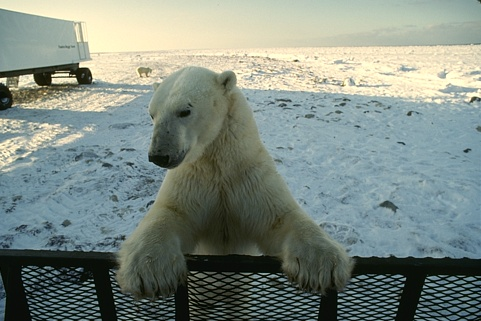
#> input picture 183066.jpg, 481 x 321 px
$ python SSGD.py   (older library calls are emulated)
#> lines starting #> are read from the running program, lines starting #| are printed output that depends on the picture
"""
SSGD: SUPERPIXELS USING THE SHORTEST GRADIENT DISTANCE
Ning Zhang and Lin Zhang∗
School of Software Engineering, Tongji University, Shanghai, China

This code is made publicly for research use only.
It may be modified and redistributed under the terms of the GNU General Public License.
"""

import cv2
import numpy as np
from skimage.graph import route_through_array
import warnings

warnings.simplefilter("error")
np.set_printoptions(threshold=np.inf)
np.errstate(invalid='ignore', divide='ignore')


class SSGD:
    def __init__(self, img, the_number_of_superpixel, iteration=10, compactness=15):
        """
        :param img: input image
        :param the_number_of_superpixel: desired number of superpixels
        :param iteration: default value is 10
        :param compactness:
        :return:
        """
#> called with img = '183066.jpg', the_number_of_superpixel = 500, iteration = 10, compactness = 15
        self.img_name = img
        self.img_o = cv2.imread(img)
#> self.img_o is the input picture: shape (321, 481, 3); mean B, G, R 129.5, 137.9, 126.4
        self.img = cv2.imread(img)
        self.img_gray = cv2.imread(img, 0)
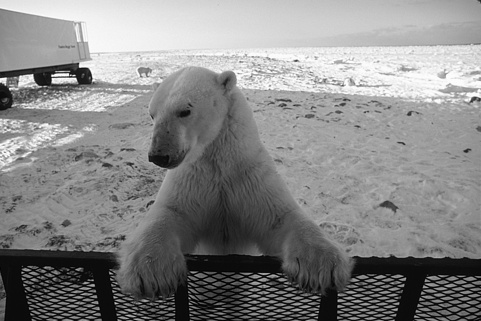
#> self.img_gray: shape (321, 481); min 0, max 255, mean 133.5
        self.height_of_img, self.width_of_img = self.img.shape[:2]
#> self.height_of_img = 321; self.width_of_img = 481
        self.iteration = iteration
        self.the_number_of_superpixel = the_number_of_superpixel
        self.step_of_superpixel = int(
            (self.img.shape[0] * self.img.shape[1] / self.the_number_of_superpixel) ** 0.5)
#> self.step_of_superpixel = 17

        self.compactness = compactness
        self.lamda = self.compactness ** 2 / self.step_of_superpixel ** 2
#> self.lamda = 0.779
        self.clusters = -1 * np.ones(self.img.shape[:2])
        self.distances = float('inf') * np.ones(self.img.shape[:2])

        self.generate_superpixel()  # Let's go!

    def _bilateral_filter(self):
        """
        bilateral filtering operation in none-edged texture-rich regions.
        The adaptive bilateral filter is recommended.
        :return:
        """
        for i in range(self.step_of_superpixel, int(self.width_of_img - self.step_of_superpixel / 2),
                       self.step_of_superpixel):
            for j in range(self.step_of_superpixel, int(self.height_of_img - self.step_of_superpixel / 2),
                           self.step_of_superpixel):

                xlow, xhigh = int(i - self.step_of_superpixel), int(i + self.step_of_superpixel)
                ylow, yhigh = int(j - self.step_of_superpixel), int(j + self.step_of_superpixel)

                xlow = max(0, xlow)
                xhigh = min(self.width_of_img, xhigh)
                ylow = max(0, ylow)
                yhigh = min(self.height_of_img, yhigh)

                crop = self.img_gray[ylow:yhigh, xlow:xhigh]
                hist = cv2.calcHist([crop], [0], None, [256], (0, 255))

                if np.count_nonzero(hist) >= 100:
                    self.img[ylow:yhigh, xlow:xhigh] = cv2.bilateralFilter(self.img[ylow:yhigh, xlow:xhigh], 4, 40, 10)

        self.lab_img = cv2.cvtColor(self.img, cv2.COLOR_BGR2LAB).astype(np.float64)
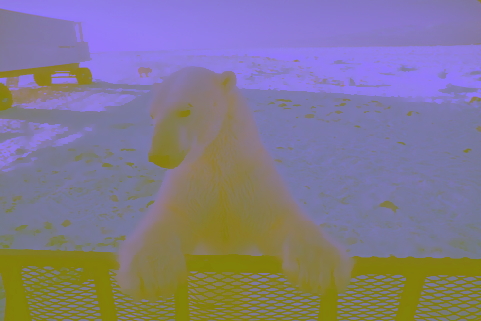
#> self.lab_img: shape (321, 481, 3) float64; mean B, G, R 140.6, 122.6, 131

    def _edge_detection(self):
        """
        We can use the simple Sobel operator.
        :return:
        """
        img = np.float32(self.img)
        img /= 255.
#> (the run stopped early here; a loop or call above may not have finished)
